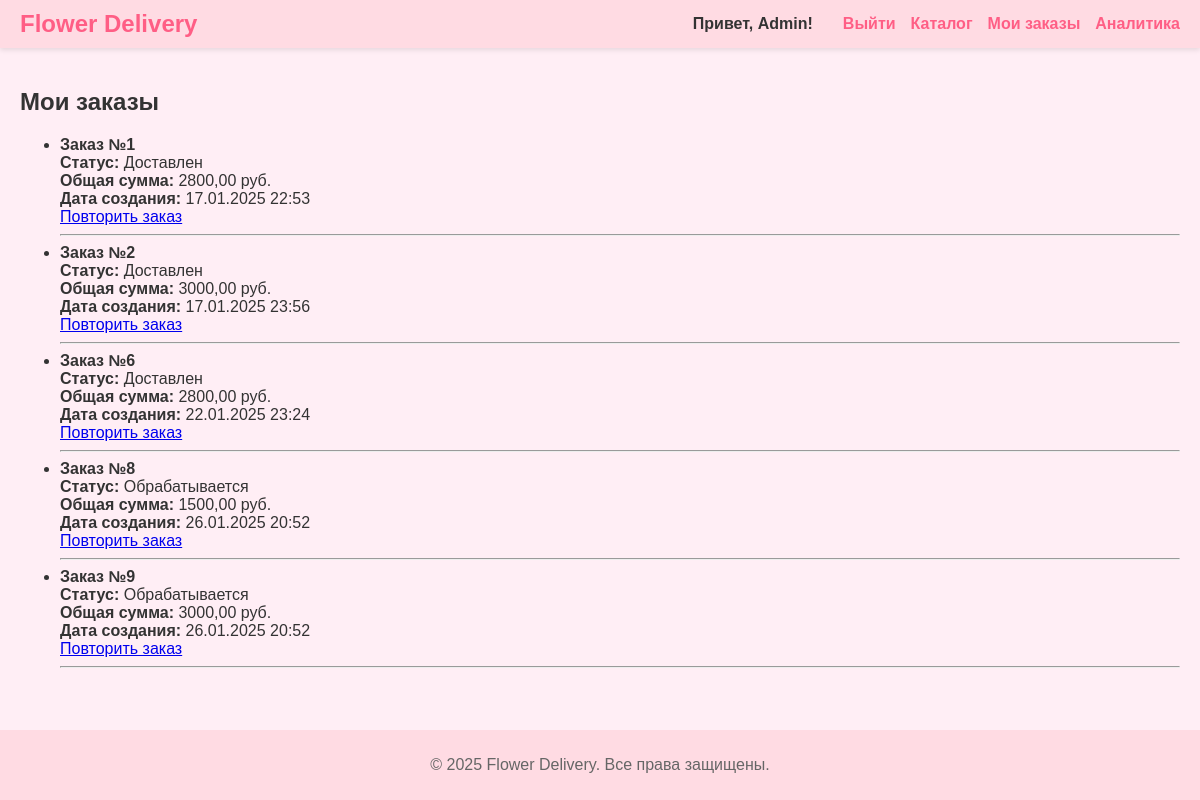
The page /orders/list/ (signed in) on the database its author committed.
### accounts/models.py (models this page shows, shortened)
class CustomUser(AbstractUser):
    phone = models.CharField(max_length=20, blank=True, null=True, verbose_name="Телефон")
    address = models.CharField(max_length=255, blank=True, null=True, verbose_name="Адрес")
    telegram_id = models.BigIntegerField(blank=True, null=True, verbose_name="Telegram ID")

### orders/models.py (models this page shows, shortened)
class Order(models.Model):
    user = models.ForeignKey(settings.AUTH_USER_MODEL, on_delete=models.CASCADE, verbose_name="Пользователь")
    products = models.ManyToManyField(Product, through='OrderItem', verbose_name="Товары")
    status = models.CharField(max_length=20, choices=ORDER_STATUS_CHOICES, default='new', verbose_name="Статус")
    created_at = models.DateTimeField(default=now, verbose_name="Дата заказа")  # Используем now() вместо auto_now_add
    updated_at = models.DateTimeField(auto_now=True, verbose_name="Дата обновления")
    address = models.CharField(max_length=255, blank=True, null=True, verbose_name="Адрес доставки")
    phone = models.CharField(max_length=20, blank=True, null=True, verbose_name="Телефон")

### orders/views.py (the view)
# urls.py: path('list/', views.order_list, name='order_list'),
@login_required
def order_list(request):
    orders = Order.objects.filter(user=request.user).exclude(status='new')
    for order in orders:
        order.total_price = sum(item.product.price * item.quantity for item in order.orderitem_set.all())
    return render(request, 'orders/order_list.html', {'orders': orders})

### templates/orders/order_list.html
{% extends "base.html" %}
{% block content %}
<h2>Мои заказы</h2>
{% if orders %}
    <ul>
        {% for order in orders %}
            <li>
                <strong>Заказ №{{ order.id }}</strong><br>
                <strong>Статус:</strong> {{ order.get_status_display }}<br>
                <strong>Общая сумма:</strong> {{ order.total_price }} руб.<br>
                <strong>Дата создания:</strong> {{ order.created_at|date:"d.m.Y H:i" }}<br>
                <a href="{% url 'repeat_order' order.id %}" class="btn btn-secondary">Повторить заказ</a>
            </li>
            <hr>
        {% endfor %}
    </ul>
{% else %}
    <p>У вас пока нет заказов.</p>
{% endif %}
{% endblock %}

### templates/base.html (shortened to what this page needs)
{% load static %}
<!DOCTYPE html>
<html lang="ru">
<head>
    <link rel="stylesheet" href="{% static 'css/style.css' %}">
</head>
<body>
    <nav class="navbar">
        <div class="nav-container">
            <a href="{% url 'product_list' %}" class="nav-logo">Flower Delivery</a>
            <div class="nav-links">
                {% if user.is_authenticated %}
                    <span class="nav-welcome">Привет, {{ user.username }}!</span>
                    <a href="{% url 'logout' %}" class="nav-link">Выйти</a>
                    <a href="{% url 'product_list' %}" class="nav-link">Каталог</a>
                    <a href="{% url 'order_list' %}" class="nav-link">Мои заказы</a>
                    {% if user.is_staff %}
                        <a href="{% url 'analytics_dashboard' %}" class="nav-link">Аналитика</a>
                    {% endif %}
                {% else %}
                    <a href="{% url 'login' %}" class="nav-link">Войти</a>
                    <a href="{% url 'register' %}" class="nav-link">Зарегистрироваться</a>
                {% endif %}
            </div>
        </div>
    </nav>
    <main class="main-content">
        {% block content %}{% endblock %}
    </main>
    <footer class="footer">
        <p>&copy; 2025 Flower Delivery. Все права защищены.</p>
    </footer>
</body>
</html>

### static/css/style.css (style rules this page uses)
html, body { margin: 0; padding: 0; height: 100%; }
body { display: flex; flex-direction: column; background-color: #ffeef5; color: #333; font-family: Arial, sans-serif; }
.navbar { background-color: #ffdbe3; padding: 10px 20px; box-shadow: 0 2px 5px rgba(0, 0, 0, 0.1); flex-shrink: 0; }
.nav-container { display: flex; justify-content: space-between; align-items: center; }
.nav-logo { font-size: 24px; font-weight: bold; color: #ff5e85; text-decoration: none; }
.nav-links { display: flex; gap: 15px; }
.nav-link { color: #ff5e85; text-decoration: none; font-weight: 600; }
.nav-welcome { margin-right: 15px; font-weight: bold; color: #333; }
.main-content { flex: 1; padding: 20px; }
.footer { background-color: #ffdbe3; text-align: center; color: #666; padding: 10px 0; flex-shrink: 0; }

### rows shown on the page
CustomUser: username "Admin"
Order: id "1", status "Доставлен", total_price "2800,00", created_at "17.01.2025 22:53"
Order: id "2", status "Доставлен", total_price "3000,00", created_at "17.01.2025 23:56"
Order: id "6", status "Доставлен", total_price "2800,00", created_at "22.01.2025 23:24"
Order: id "8", status "Обрабатывается", total_price "1500,00", created_at "26.01.2025 20:52"
Order: id "9", status "Обрабатывается", total_price "3000,00", created_at "26.01.2025 20:52"
